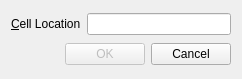
<?xml version="1.0" encoding="UTF-8"?>
<ui version="4.0">
 <class>GoToCellDialog</class>
 <widget class="QWidget" name="GoToCellDialog">
  <property name="geometry">
   <rect>
    <x>0</x>
    <y>0</y>
    <width>242</width>
    <height>79</height>
   </rect>
  </property>
  <property name="windowTitle">
   <string>Go to Cell</string>
  </property>
  <layout class="QVBoxLayout" name="verticalLayout">
   <item>
    <layout class="QHBoxLayout" name="horizontalLayout">
     <item>
      <widget class="QLabel" name="label">
       <property name="text">
        <string>&amp;Cell Location</string>
       </property>
       <property name="buddy">
        <cstring>lineEdit</cstring>
       </property>
      </widget>
     </item>
     <item>
      <widget class="QLineEdit" name="lineEdit"/>
     </item>
    </layout>
   </item>
   <item>
    <layout class="QHBoxLayout" name="horizontalLayout_2">
     <item>
      <spacer name="horizontalSpacer">
       <property name="orientation">
        <enum>Qt::Horizontal</enum>
       </property>
       <property name="sizeHint" stdset="0">
        <size>
         <width>40</width>
         <height>20</height>
        </size>
       </property>
      </spacer>
     </item>
     <item>
      <widget class="QPushButton" name="okButton">
       <property name="enabled">
        <bool>false</bool>
       </property>
       <property name="text">
        <string>OK</string>
       </property>
      </widget>
     </item>
     <item>
      <widget class="QPushButton" name="cancelButton">
       <property name="text">
        <string>Cancel</string>
       </property>
      </widget>
     </item>
    </layout>
   </item>
  </layout>
 </widget>
 <resources/>
 <connections/>
</ui>
